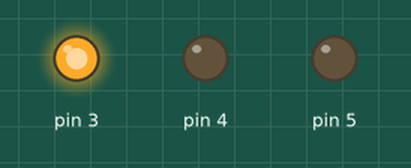
The sketch below on a simulated Arduino Uno, built with avr-gcc and run on an emulated ATmega328P. Shown: output pins drawn as LEDs (lit = HIGH).

Above: at 0.5 s.
At 4.5 s:
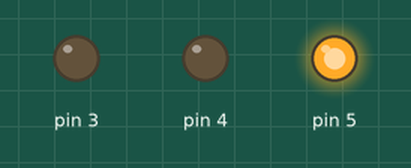
At 7.5 s:
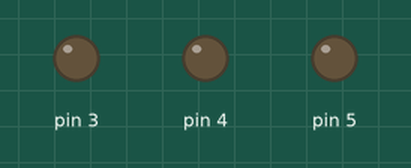
At 14.5 s:
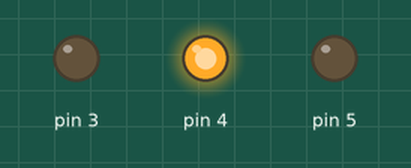
Timing chart, 0 to 15.6 s (numbered marks = the images above):
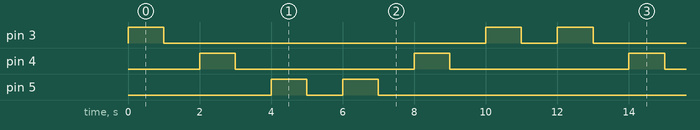

Measured:
- by itself, pin 3: repeats every 12.0 s: LOW 9.0 s, HIGH 1.0 s, LOW 1.0 s, HIGH 1.0 s
- by itself, pin 4: alternates HIGH for 1.0 s and LOW for 5.0 s
- by itself, pin 5: repeats every 12.0 s: LOW 1.0 s, HIGH 1.0 s, LOW 9.0 s, HIGH 1.0 s

The sketch:

LED_Blinking_Reverse_Forward.ino
```cpp
int time =1000;
void setup()
{
  for(int thispin = 3;thispin <6;thispin++)
  {
  pinMode(thispin,OUTPUT);
  }
}
void loop()
{
for(int thispin =3;thispin<6;thispin++)
{
  digitalWrite(thispin,HIGH);
  delay(time);
  digitalWrite(thispin,LOW);
  delay(time);
}
for(int thispin =5;thispin>=3;thispin--)
{
digitalWrite(thispin,HIGH);
delay(time);
digitalWrite(thispin,LOW);
delay(time);
}
}
```
